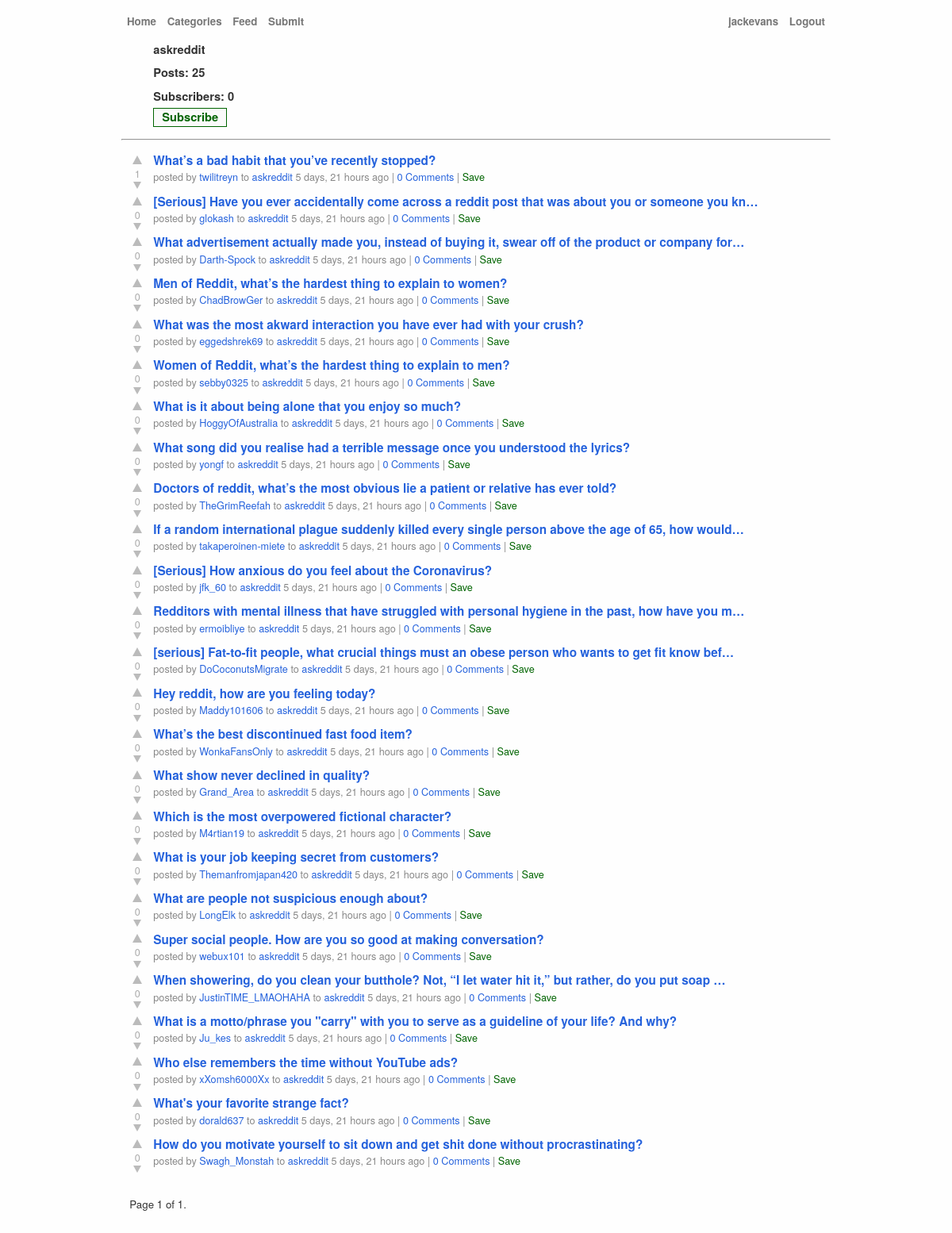
The app's page /r/askreddit/ (signed in) with its own data.
### posts/models.py (models this page shows, shortened)
class TimeStamp(models.Model):
    created_on = models.DateTimeField(auto_now_add=True)
    updated_on = models.DateTimeField(auto_now=True)
    class Meta:
        abstract = True

class Category(TimeStamp):
    name = models.CharField(max_length=200, unique=True)
    slug = models.SlugField(editable=False)
    description = models.CharField(max_length=200)
    avatar = models.ImageField(blank=True)
    def get_absolute_url(self):
        from django.urls import reverse
        return reverse("posts:category_detail", args=[self.slug])
    class Meta:
        ordering = ("name",)
        verbose_name_plural = "categories"
    def __str__(self) -> str:
        return self.name

class Post(TimeStamp):
    id = models.UUIDField(primary_key=True, default=uuid.uuid4, editable=False)
    title = models.CharField(max_length=200)
    slug = models.SlugField(editable=False)
    body = models.TextField(max_length=2000, blank=True)
    link = models.URLField(blank=True)
    photo = models.ImageField(blank=True)
    votes = GenericRelation("Vote", related_query_name="post")
    favourites = GenericRelation("Favourite", related_query_name="post")
    category = models.ForeignKey(
        "Category", on_delete=models.CASCADE, related_name="posts"
    )
    user = models.ForeignKey(
        settings.AUTH_USER_MODEL,
        on_delete=models.SET(get_sentinel_user),
        related_name="posts",
    )
    objects = models.Manager()
    ranked = RankedManager()
    class Meta:
        ordering = ("-created_on",)
    def get_absolute_url(self):
        from django.urls import reverse
        return reverse("posts:post_detail", args=[str(self.id), self.slug])

### posts/views.py (the view)
# urls.py: path("r/<str:category_slug>/", views.category_detail, name="category_detail"),
def category_detail(request, category_slug):
    posts_query = Post.ranked.select_related("user").order_by("-score", "created_on")
    category_query = Category.objects.annotate(total_subscribers=Count("subscribers"))
    if request.user.is_authenticated:
        has_subscription = Subscription.objects.filter(
            user=request.user, category__slug=category_slug
        )
        category_query = category_query.annotate(subscribed=Exists(has_subscription))
        user_votes = Vote.objects.filter(user=request.user, object_id=OuterRef("pk"))
        user_favs = Favourite.objects.filter(
            user=request.user, object_id=OuterRef("pk")
        )
        posts_query = posts_query.annotate(
            has_voted=Exists(user_votes), has_saved=Exists(user_favs)
        )
    category_query = category_query.prefetch_related(
        "subscribers", Prefetch("posts", posts_query)
    )
    category = get_object_or_404(category_query, slug=category_slug)
    paginator = Paginator(category.posts.all(), 50)
    page_obj = paginator.get_page(request.GET.get("page"))
    return render(
        request, "posts/category.html", {"category": category, "page_obj": page_obj,},
    )

### posts/models.py (called while the page is built)
    def get_queryset(self):
        return (
            super()
            .get_queryset()
            .annotate(
                total_comments=Coalesce(Count("comments", distinct=True), Value(0)),
                score=Coalesce(Sum("votes__choice", distinct=True), Value(0)),
            )
        )

### posts/templates/posts/category.html
{% extends "base.html" %}
{% block content %}
<div class="box wide">
  <div class="legend">
    <span>
      {{ category.name }}
    </span>
    <br>
    <label class="required">Posts:</label>
    <span class="d">{{ category.posts.count }}</span>
    <br>
    <label class="required">Subscribers:</label>
    <span class="d">{{ category.subscribers.count }}</span>
    {% if request.user.is_authenticated %}
      {% if category.subscribed %}
        <div>
          <a href="{% url 'posts:unsubscribe' category.slug %}" class="btn btn-danger">
            Unsubscribe
          </a>
        </div>
      {% else %}
        <div>
          <a href="{% url 'posts:subscribe' category.slug %}" class="btn btn-success">
            Subscribe
          </a>
        </div>
      {% endif %}
    {% endif %}
  </div>
</div>
<hr>
{% include "posts/post_list.html" %}
{% endblock content %}

### posts/templates/base.html (shortened to what this page needs)
{% load static %}
{% get_static_prefix as STATIC_PREFIX %}
{% get_media_prefix as MEDIA_PREFIX %}
<!DOCTYPE html>
<html lang="en">
  <link rel="stylesheet" type="text/css" href="{% static 'css/posts.css' %}">
  <body>
    <div id="wrapper">
      <div id="header">
        <div id="headerleft">
          <span class="headerlinks">
            <a href="/" class="">Home</a>
          </span>
          <span class="headerlinks">
            <a href="{% url 'posts:category_list' %}" class="">Categories</a>
            {% if request.user.is_authenticated %}
              <a href="{% url 'posts:user_feed' %}" class="">Feed</a>
              <a href="{% url 'posts:post_create' %}" class="">Submit</a>
            {% endif %}
          </span>
        </div>
        <div id="headerright">
          <span class="headerlinks">
            {% if request.user.is_authenticated %}
              <a href="{% url 'posts:user' request.user.username %}">{{ request.user.username }}</a>
              <a href="{% url 'logout' %}">Logout</a>
            {% else %}
              <a href="{% url 'login' %}">Login</a>
            {% endif %}
          </span>
        </div>
      </div>
      <div id="inside">
        {% block content %}
        {% endblock %}
      </div>
    </div>
  </body>
</html>

### posts/templates/posts/post_list.html (shortened to what this page needs)
{% load humanize %}
{% if page_obj %}
  <ol class="posts list">
    {% for post in page_obj %}
      <li class="post">
          {% include "posts/post.html" %}
      </li>
    {% endfor %}
  </ol>
  <div id="pagination">
    <span class="step-links">
      <span class="current">
        Page {{ page_obj.number }} of {{ page_obj.paginator.num_pages }}.
      </span>
    </span>
  </div>
{% else %}
  <b class="text-danger">Nothing to Show</b>
{% endif %}

### posts/templates/posts/post.html (shortened to what this page needs)
{% load humanize %}
<div class="post_liner h-entry">
  <div class="voters">
      {% if post.upvoted %}
        <a class="upvoter" href=""></a>
      {% else %}
        <a class="upvoter" href="{% url 'posts:upvote_post' post.id %}?next={{ request.path|urlencode }}"></a>
      {% endif %}
      <div class="score">{{ post.score }}</div>
      {% if post.downvoted %}
        <a class="downvoter" href=""></a>
      {% else %}
        <a class="downvoter" href="{% url 'posts:downvote_post' post.id %}?next={{ request.path|urlencode }}"></a>
      {% endif %}
  </div>
  <div class="details">
    <span class="link">
      <a href="{{ post.get_absolute_url }}">{{ post.title|truncatechars:100 }}</a>
    </span>
    <div class="byline">
      posted by <a href="{% url 'posts:user' post.user %}">{{ post.user }}</a>
      to <a href="{{ post.category.get_absolute_url }}">{{ post.category }}</a> {{ post.created_on|naturaltime }}
      | <a href="{{ post.get_absolute_url }}">{{ post.total_comments }} Comment{{ post.total_comments|pluralize }}</a>
      {% if request.user.is_authenticated %}
        {% if post.has_saved %}
          |<a class="text-danger" href="{% url 'posts:unsave_post' post.id %}?next={{ request.path|urlencode }}"> Unsave</a>
        {% else %}
          | <a class="text-success" href="{% url 'posts:save_post' post.id %}?next={{ request.path|urlencode }}"> Save</a>
        {% endif %}
      {% endif %}
    </div>
  </div>
</div>

### posts/static/css/posts.css (style rules this page uses)
#pagination { padding-top: 2rem; padding-left: 10px; }
a.text-success { color: darkgreen; }
html { overflow-y: scroll; }
body, textarea, input, button { font-family: "helvetica neue", arial, sans-serif; font-size: 10pt; color: #333; line-height: 1.45em; }
body { background-color: #fefefe; }
a { color: #2562dc; cursor: pointer; }
button, input[type="button"], input[type="reset"], input[type="submit"], div.select2-choices, a.btn { background-color: #fafafa; border-bottom-color: #bbb; border: 1px solid #ccc; color: #333333; cursor: pointer; display: inline-block; line-height: 18px; padding: 2px 10px 2px 10px; text-align: center; text-decoration: none; }
a.btn.btn-success { color: darkgreen; border: 1px solid darkgreen; }
div#wrapper { margin-left: auto; margin-right: auto; padding-bottom: 2em; min-width: 600px; max-width: 900px; }
div#inside { margin-left: 0.25em; margin-right: 0.25em; }
#header { font-weight: bold; padding: 5px 10px; margin-top: 1em; margin-bottom: 0.5em; line-height: 18px; }
#headerleft { float: left; }
.headerlinks a { color: #777; text-decoration: none; padding-right: 0.75em; }
#headerright { float: right; text-align: right; }
#headerright .headerlinks a { padding-right: 0; padding-left: 0.75em; }
ol.posts, ol.comments, ol.search_results { padding: 0; list-style: none; margin: 0; }
div.voters { float: left; margin-top: 0px; width: 40px; }
div.voters div.score { color: #aaa; font-size: 9pt; margin-top: 1px; margin-bottom: -3px; text-align: center; }
li.post div.voters div.score { font-size: 9.5pt; margin-top: 2px; }
div.voters .upvoter, div.voters .downvoter { border-color: transparent transparent #bbb transparent; border-style: solid; border-width: 6px; text-decoration: none; width: 0px; height: 0; margin-bottom: 0px; margin-left: 14px; padding: 0; display: block; }
div.voters .upvoter { border-bottom-width: 11px; }
div.voters .downvoter { border-color: #bbb transparent transparent transparent; border-width: 5px; margin-top: 4px; margin-left: 15px; margin-bottom: -5px; border-top-width: 9px; }
li.post { clear: both; }
ol.posts li.post div.post_liner { padding-top: 0.25em; padding-bottom: 0.25em; }
ol.posts li:first-child div.post_liner { padding-top: 0.5em; }
li div.details { padding-top: 0.1em; }
li .link { font-weight: bold; vertical-align: middle; }
li .link a { font-size: 11.5pt; text-decoration: none; }
li .byline { color: #888; font-size: 9.5pt; }
li.post .byline { margin-top: 1px; }
li .byline a { text-decoration: none; }
li div.details, div.post_content { margin-left: 40px; margin-right: 40px; }
.box { border: 0; margin: 0 40px; padding: 0; }
.box .legend { margin-bottom: 1em; padding: 0; font-weight: bold; font-size: 11pt; }
.box label { display: block; float: left; margin-bottom: 4px; }
.box label.required { font-weight: bold; }
.box label, .box span, .box select, .box br { line-height: 2em; }
.box label { width: 7em; line-height: 2em; vertical-align: middle; }
.box span.d label, .box td label, .box .legend label, .box div.d label { display: inline; float: none; vertical-align: baseline; }
.box.wide label { width: 12em; }

### records on screen
Category: name "askreddit", posts.count "25", subscribers.count "0"
Post: score "1", title "What’s a bad habit that you’ve recently stopped?", user "twilitreyn", category "askreddit", created_on "5 days, 21 hours ago", total_comments "0"
Post: score "0", title "[Serious] Have you ever accidentally come across a reddit post that was about you or someone you kn…", user "glokash", category "askreddit", created_on "5 days, 21 hours ago", total_comments "0"
Post: score "0", title "What advertisement actually made you, instead of buying it, swear off of the product or company for…", user "Darth-Spock", category "askreddit", created_on "5 days, 21 hours ago", total_comments "0"
Post: score "0", title "Men of Reddit, what’s the hardest thing to explain to women?", user "ChadBrowGer", category "askreddit", created_on "5 days, 21 hours ago", total_comments "0"
Post: score "0", title "What was the most akward interaction you have ever had with your crush?", user "eggedshrek69", category "askreddit", created_on "5 days, 21 hours ago", total_comments "0"
Post: score "0", title "Women of Reddit, what’s the hardest thing to explain to men?", user "sebby0325", category "askreddit", created_on "5 days, 21 hours ago", total_comments "0"
Post: score "0", title "What is it about being alone that you enjoy so much?", user "HoggyOfAustralia", category "askreddit", created_on "5 days, 21 hours ago", total_comments "0"
Post: score "0", title "What song did you realise had a terrible message once you understood the lyrics?", user "yongf", category "askreddit", created_on "5 days, 21 hours ago", total_comments "0"
Post: score "0", title "Doctors of reddit, what’s the most obvious lie a patient or relative has ever told?", user "TheGrimReefah", category "askreddit", created_on "5 days, 21 hours ago", total_comments "0"
Post: score "0", title "If a random international plague suddenly killed every single person above the age of 65, how would…", user "takaperoinen-miete", category "askreddit", created_on "5 days, 21 hours ago", total_comments "0"
Post: score "0", title "[Serious] How anxious do you feel about the Coronavirus?", user "jfk_60", category "askreddit", created_on "5 days, 21 hours ago", total_comments "0"
Post: score "0", title "Redditors with mental illness that have struggled with personal hygiene in the past, how have you m…", user "ermoibliye", category "askreddit", created_on "5 days, 21 hours ago", total_comments "0"
Post: score "0", title "[serious] Fat-to-fit people, what crucial things must an obese person who wants to get fit know bef…", user "DoCoconutsMigrate", category "askreddit", created_on "5 days, 21 hours ago", total_comments "0"
Post: score "0", title "Hey reddit, how are you feeling today?", user "Maddy101606", category "askreddit", created_on "5 days, 21 hours ago", total_comments "0"
Post: score "0", title "What’s the best discontinued fast food item?", user "WonkaFansOnly", category "askreddit", created_on "5 days, 21 hours ago", total_comments "0"
Post: score "0", title "What show never declined in quality?", user "Grand_Area", category "askreddit", created_on "5 days, 21 hours ago", total_comments "0"
Post: score "0", title "Which is the most overpowered fictional character?", user "M4rtian19", category "askreddit", created_on "5 days, 21 hours ago", total_comments "0"
Post: score "0", title "What is your job keeping secret from customers?", user "Themanfromjapan420", category "askreddit", created_on "5 days, 21 hours ago", total_comments "0"
Post: score "0", title "What are people not suspicious enough about?", user "LongElk", category "askreddit", created_on "5 days, 21 hours ago", total_comments "0"
Post: score "0", title "Super social people. How are you so good at making conversation?", user "webux101", category "askreddit", created_on "5 days, 21 hours ago", total_comments "0"
Post: score "0", title "When showering, do you clean your butthole? Not, “I let water hit it,” but rather, do you put soap …", user "JustinTIME_LMAOHAHA", category "askreddit", created_on "5 days, 21 hours ago", total_comments "0"
Post: score "0", title "What is a motto/phrase you \"carry\" with you to serve as a guideline of your life? And why?", user "Ju_kes", category "askreddit", created_on "5 days, 21 hours ago", total_comments "0"
Post: score "0", title "Who else remembers the time without YouTube ads?", user "xXomsh6000Xx", category "askreddit", created_on "5 days, 21 hours ago", total_comments "0"
Post: score "0", title "What's your favorite strange fact?", user "dorald637", category "askreddit", created_on "5 days, 21 hours ago", total_comments "0"
Post: score "0", title "How do you motivate yourself to sit down and get shit done without procrastinating?", user "Swagh_Monstah", category "askreddit", created_on "5 days, 21 hours ago", total_comments "0"

### other values on screen
{{ request.user.username }} "jackevans"
{{ page_obj.number }} "1"
{{ page_obj.paginator.num_pages }} "1"
